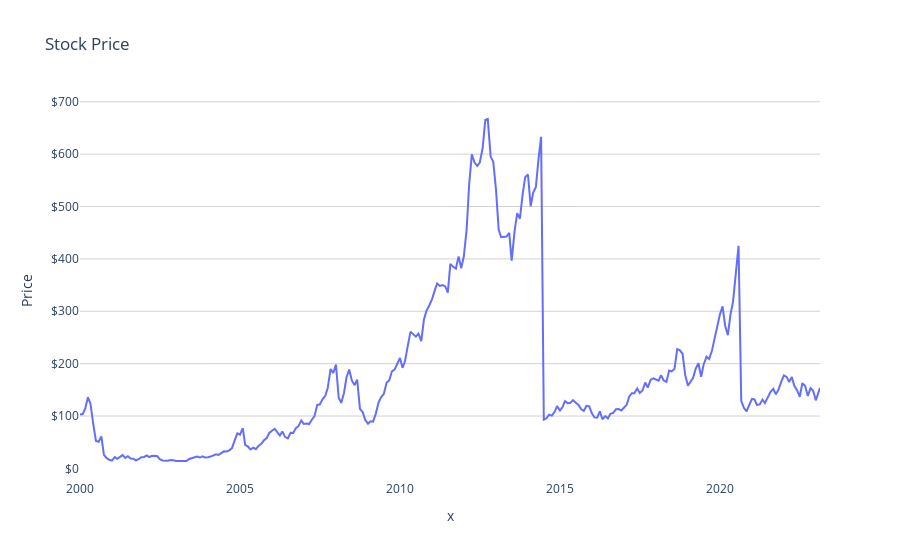
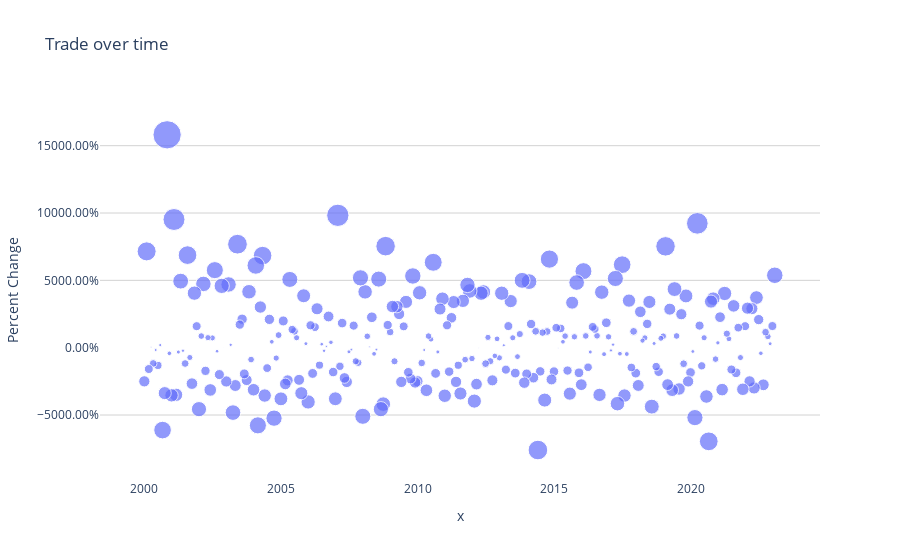
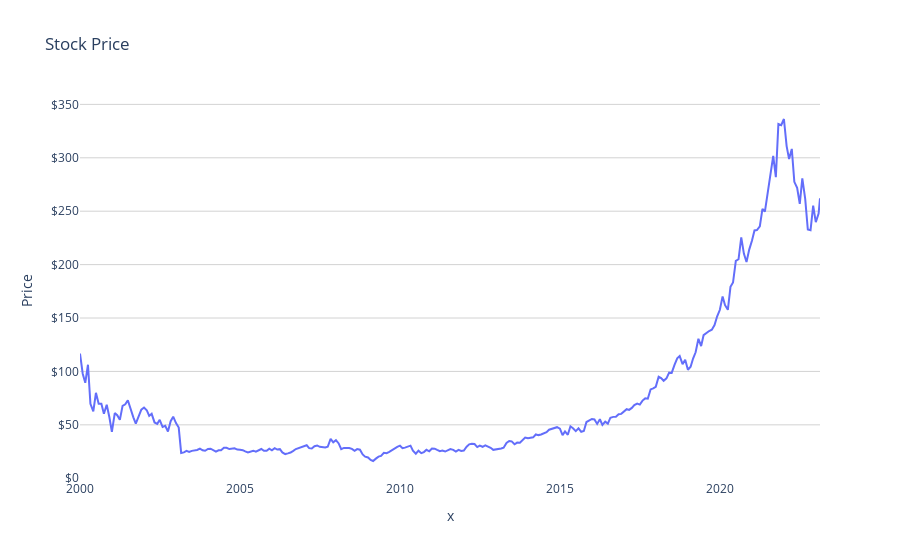
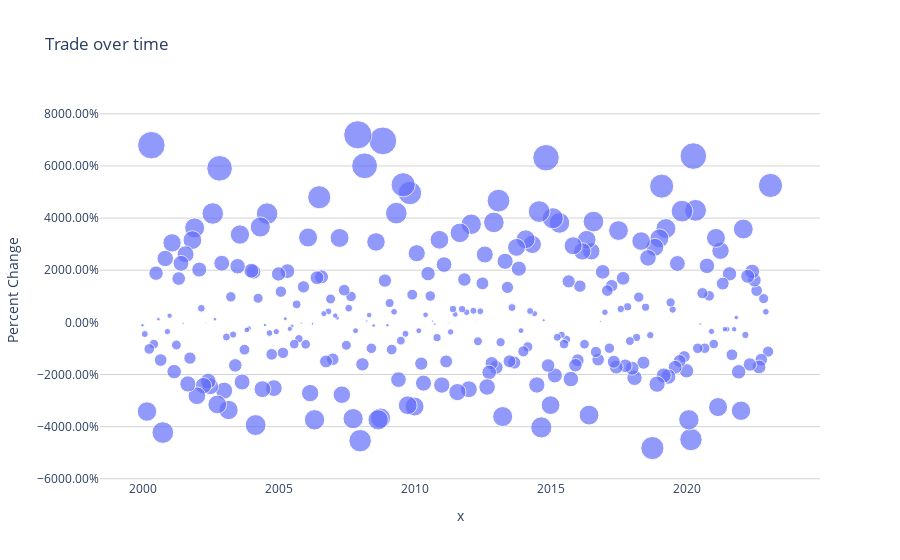

Write notebook code for charts like these, in order.
### Code cell
ticker_symbols = ['AAPL', 'MSFT', 'AMZN', 'GOOGL', 'GOOG', 'FB', 'JNJ', 'V', 'PG', 'JPM','XOM', 'VZ', 'T', 'HD', 'UNH', 'MA', 'INTC', 'CVX', 'WFC', 'PFE','CSCO', 'DIS', 'PEP', 'BAC', 'BA', 'MRK', 'NKE', 'KO', 'GE', 'MCD','CAT', 'DWDP', 'MMM', 'IBM', 'WMT', 'UNP', 'AXP', 'VRSN', 'UPS', 'ORCL','CHTR', 'TMO', 'ADBE', 'DOW', 'LLY', 'ACN', 'ABT', 'NVDA', 'AVGO', 'HON','TXN', 'NEE', 'INTU', 'MO', 'MDLZ', 'PM', 'TATAMOTORS', 'VOD', 'MMC', 'VFC','ADP', 'ITW', 'ROP', 'CELG', 'LMT', 'BLK', 'BKNG', 'WBA', 'SBUX', 'DUK','EXC', 'LOW', 'AMT', 'SO', 'PNC', 'EMR', 'HUM', 'PPG', 'RTN', 'LRCX','CVS', 'PPL', 'MRO', 'AEP', 'MS', 'D', 'CAG', 'ED', 'AIG', 'CMCSA']

run_time_list = []

for i in ticker_symbols:

  start_time = time.time()

  stockViz(dataTransformation(dataExtraction(accessing_endpoints_loop(i))))

  end_time = time.time()

  run_time = (end_time)-(start_time)

  run_time_list.append(run_time)

print("The average runtime is:")
print(sum(run_time_list)/len(ticker_symbols))

### Figure 1 — Plotly figure (JSON) as saved in the notebook; plotly's stock layout.template omitted (floating-point values rounded to 4 significant figures; data arrays with more than 128 entries replaced by an {"elided": "..."} marker saying what was removed)
{"data": [{"hovertemplate": "x=%{x}<br>y=%{y}<extra></extra>", "legendgroup": "", "line": {"color": "#636efa", "dash": "solid"}, "marker": {"symbol": "circle"}, "mode": "lines", "name": "", "orientation": "v", "showlegend": false, "type": "scatter", "x": {"elided": "279 str values"}, "xaxis": "x", "y": {"elided": "279 float values"}, "yaxis": "y"}], "layout": {"autosize": true, "legend": {"tracegroupgap": 0}, "plot_bgcolor": "rgb(255, 255, 255)", "title": {"text": "Stock Price"}, "xaxis": {"anchor": "y", "autorange": true, "domain": [0, 1], "gridcolor": "lightgray", "range": ["1999-12-31", "2023-02-16"], "showgrid": false, "title": {"text": "x"}, "type": "date"}, "yaxis": {"anchor": "x", "autorange": true, "domain": [0, 1], "gridcolor": "lightgray", "range": [-22.14, 703.4], "tickformat": "$", "title": {"text": "Price"}, "type": "linear"}}}

### Figure 2 — Plotly figure (JSON) as saved in the notebook; plotly's stock layout.template omitted (floating-point values rounded to 4 significant figures; data arrays with more than 128 entries replaced by an {"elided": "..."} marker saying what was removed)
{"data": [{"hovertemplate": "x=%{x}<br>y=%{y}<br>size=%{marker.size}<extra></extra>", "legendgroup": "", "marker": {"color": "#636efa", "size": {"elided": "279 float values"}, "sizemode": "area", "sizeref": 0.3952, "symbol": "circle"}, "mode": "markers", "name": "", "orientation": "v", "showlegend": false, "type": "scatter", "x": {"elided": "279 str values"}, "xaxis": "x", "y": {"elided": "279 float values"}, "yaxis": "y"}], "layout": {"autosize": true, "legend": {"itemsizing": "constant", "tracegroupgap": 0}, "plot_bgcolor": "rgb(255, 255, 255)", "title": {"text": "Trade over time"}, "xaxis": {"anchor": "y", "autorange": true, "domain": [0, 1], "gridcolor": "lightgray", "range": ["1998-06-17 11:10:31.9332", "2024-08-30 09:10:34.0032"], "showgrid": false, "title": {"text": "x"}, "type": "date"}, "yaxis": {"anchor": "x", "autorange": true, "domain": [0, 1], "gridcolor": "lightgray", "range": [-110.5, 201.0], "tickformat": ".2%", "title": {"text": "Percent Change"}, "type": "linear"}}}

### Figure 3 — Plotly figure (JSON) as saved in the notebook; plotly's stock layout.template omitted (floating-point values rounded to 4 significant figures; data arrays with more than 128 entries replaced by an {"elided": "..."} marker saying what was removed)
{"data": [{"hovertemplate": "x=%{x}<br>y=%{y}<extra></extra>", "legendgroup": "", "line": {"color": "#636efa", "dash": "solid"}, "marker": {"symbol": "circle"}, "mode": "lines", "name": "", "orientation": "v", "showlegend": false, "type": "scatter", "x": {"elided": "279 str values"}, "xaxis": "x", "y": {"elided": "279 float values"}, "yaxis": "y"}], "layout": {"autosize": true, "legend": {"tracegroupgap": 0}, "plot_bgcolor": "rgb(255, 255, 255)", "title": {"text": "Stock Price"}, "xaxis": {"anchor": "y", "autorange": true, "domain": [0, 1], "gridcolor": "lightgray", "range": ["1999-12-31", "2023-02-16"], "showgrid": false, "title": {"text": "x"}, "type": "date"}, "yaxis": {"anchor": "x", "autorange": true, "domain": [0, 1], "gridcolor": "lightgray", "range": [-1.637, 354.1], "tickformat": "$", "title": {"text": "Price"}, "type": "linear"}}}

### Figure 4 — Plotly figure (JSON) as saved in the notebook; plotly's stock layout.template omitted (floating-point values rounded to 4 significant figures; data arrays with more than 128 entries replaced by an {"elided": "..."} marker saying what was removed)
{"data": [{"hovertemplate": "x=%{x}<br>y=%{y}<br>size=%{marker.size}<extra></extra>", "legendgroup": "", "marker": {"color": "#636efa", "size": {"elided": "279 float values"}, "sizemode": "area", "sizeref": 0.1798, "symbol": "circle"}, "mode": "markers", "name": "", "orientation": "v", "showlegend": false, "type": "scatter", "x": {"elided": "279 str values"}, "xaxis": "x", "y": {"elided": "279 float values"}, "yaxis": "y"}], "layout": {"autosize": true, "legend": {"itemsizing": "constant", "tracegroupgap": 0}, "plot_bgcolor": "rgb(255, 255, 255)", "title": {"text": "Trade over time"}, "xaxis": {"anchor": "y", "autorange": true, "domain": [0, 1], "gridcolor": "lightgray", "range": ["1998-07-13 06:08:18.8531", "2024-10-15 12:53:28.8302"], "showgrid": false, "title": {"text": "x"}, "type": "date"}, "yaxis": {"anchor": "x", "autorange": true, "domain": [0, 1], "gridcolor": "lightgray", "range": [-68.01, 94.32], "tickformat": ".2%", "title": {"text": "Percent Change"}, "type": "linear"}}}
